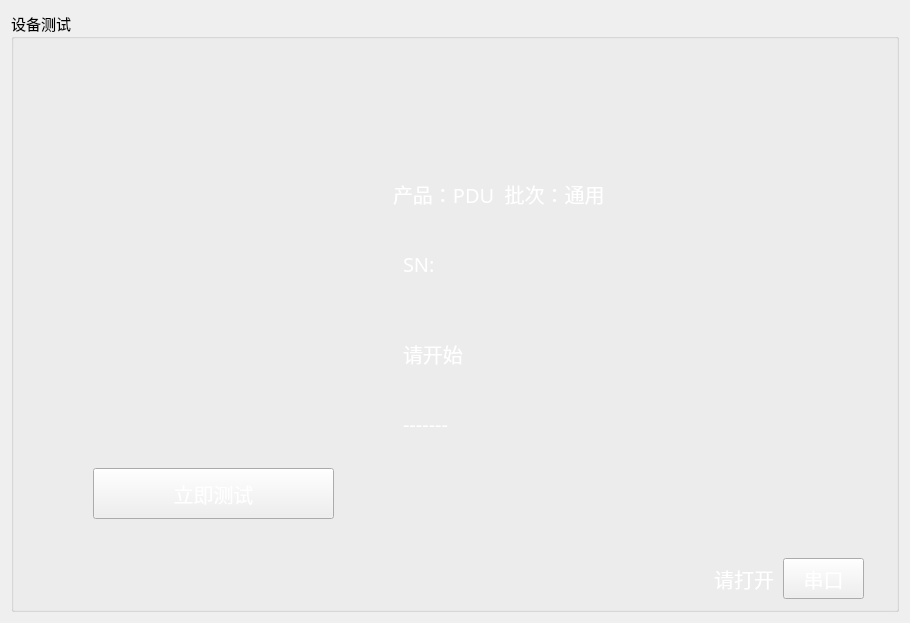
<?xml version="1.0" encoding="UTF-8"?>
<ui version="4.0">
 <class>TestResultWid</class>
 <widget class="QWidget" name="TestResultWid">
  <property name="geometry">
   <rect>
    <x>0</x>
    <y>0</y>
    <width>910</width>
    <height>623</height>
   </rect>
  </property>
  <property name="windowTitle">
   <string>Form</string>
  </property>
  <property name="autoFillBackground">
   <bool>false</bool>
  </property>
  <property name="styleSheet">
   <string notr="true"/>
  </property>
  <layout class="QGridLayout" name="gridLayout_2">
   <item row="0" column="0">
    <widget class="QGroupBox" name="groupBox">
     <property name="font">
      <font>
       <family>微软雅黑</family>
       <pointsize>11</pointsize>
      </font>
     </property>
     <property name="title">
      <string>设备测试</string>
     </property>
     <layout class="QGridLayout" name="gridLayout">
      <item row="0" column="0">
       <widget class="QWidget" name="widget" native="true">
        <property name="font">
         <font>
          <family>微软雅黑</family>
          <pointsize>15</pointsize>
          <weight>50</weight>
          <italic>false</italic>
          <bold>false</bold>
         </font>
        </property>
        <property name="styleSheet">
         <string notr="true">QWidget#widget{border-image: url(:/image/resultpix.jpg);border-radius:5px;}
QWidget{font: 15pt &quot;微软雅黑&quot;; color:white;}
QProgressBar {
   border:2px solid blue;
   background-color:transparent;
   border-radius: 5px;
   text-align: center;
}
</string>
        </property>
        <widget class="ProgressBarWater" name="progressBarWater">
         <property name="geometry">
          <rect>
           <x>59</x>
           <y>159</y>
           <width>261</width>
           <height>241</height>
          </rect>
         </property>
        </widget>
        <widget class="QPushButton" name="startBtn">
         <property name="geometry">
          <rect>
           <x>70</x>
           <y>420</y>
           <width>241</width>
           <height>51</height>
          </rect>
         </property>
         <property name="text">
          <string>立即测试</string>
         </property>
        </widget>
        <widget class="QPushButton" name="comBtn">
         <property name="geometry">
          <rect>
           <x>760</x>
           <y>510</y>
           <width>81</width>
           <height>41</height>
          </rect>
         </property>
         <property name="text">
          <string>串口</string>
         </property>
        </widget>
        <widget class="QLabel" name="serialLab">
         <property name="geometry">
          <rect>
           <x>590</x>
           <y>510</y>
           <width>161</width>
           <height>41</height>
          </rect>
         </property>
         <property name="text">
          <string>请打开</string>
         </property>
         <property name="alignment">
          <set>Qt::AlignRight|Qt::AlignTrailing|Qt::AlignVCenter</set>
         </property>
        </widget>
        <widget class="QLabel" name="titleTab">
         <property name="geometry">
          <rect>
           <x>370</x>
           <y>130</y>
           <width>481</width>
           <height>32</height>
          </rect>
         </property>
         <property name="font">
          <font>
           <family>微软雅黑</family>
           <pointsize>15</pointsize>
           <weight>50</weight>
           <italic>false</italic>
           <bold>false</bold>
          </font>
         </property>
         <property name="autoFillBackground">
          <bool>false</bool>
         </property>
         <property name="text">
          <string>产品：PDU  批次：通用</string>
         </property>
         <property name="textFormat">
          <enum>Qt::AutoText</enum>
         </property>
         <property name="scaledContents">
          <bool>true</bool>
         </property>
         <property name="alignment">
          <set>Qt::AlignLeading|Qt::AlignLeft|Qt::AlignVCenter</set>
         </property>
        </widget>
        <widget class="QLabel" name="snLab">
         <property name="geometry">
          <rect>
           <x>380</x>
           <y>200</y>
           <width>461</width>
           <height>32</height>
          </rect>
         </property>
         <property name="font">
          <font>
           <family>微软雅黑</family>
           <pointsize>15</pointsize>
           <weight>50</weight>
           <italic>false</italic>
           <bold>false</bold>
          </font>
         </property>
         <property name="text">
          <string>SN:</string>
         </property>
         <property name="alignment">
          <set>Qt::AlignLeading|Qt::AlignLeft|Qt::AlignVCenter</set>
         </property>
        </widget>
        <widget class="QLabel" name="statusLab">
         <property name="geometry">
          <rect>
           <x>380</x>
           <y>290</y>
           <width>461</width>
           <height>32</height>
          </rect>
         </property>
         <property name="font">
          <font>
           <family>微软雅黑</family>
           <pointsize>15</pointsize>
           <weight>50</weight>
           <italic>false</italic>
           <bold>false</bold>
          </font>
         </property>
         <property name="text">
          <string>请开始</string>
         </property>
         <property name="alignment">
          <set>Qt::AlignLeading|Qt::AlignLeft|Qt::AlignVCenter</set>
         </property>
        </widget>
        <widget class="QLabel" name="itemNumLab">
         <property name="geometry">
          <rect>
           <x>380</x>
           <y>360</y>
           <width>461</width>
           <height>32</height>
          </rect>
         </property>
         <property name="font">
          <font>
           <family>微软雅黑</family>
           <pointsize>15</pointsize>
           <weight>50</weight>
           <italic>false</italic>
           <bold>false</bold>
          </font>
         </property>
         <property name="text">
          <string>-------</string>
         </property>
         <property name="alignment">
          <set>Qt::AlignLeading|Qt::AlignLeft|Qt::AlignVCenter</set>
         </property>
        </widget>
       </widget>
      </item>
     </layout>
    </widget>
   </item>
  </layout>
 </widget>
 <customwidgets>
  <customwidget>
   <class>ProgressBarWater</class>
   <extends>QWidget</extends>
   <header>progressbarwater.h</header>
  </customwidget>
 </customwidgets>
 <resources/>
 <connections/>
</ui>
